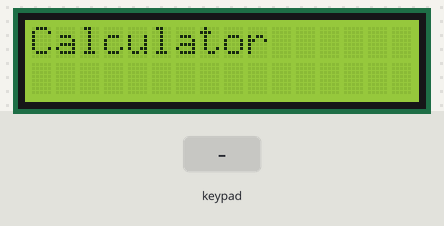
Recording of a sketch running on a simulated Arduino Uno, built with avr-gcc and run on an emulated ATmega328P. Shown: 16×2 character LCD. The test bench sets the inputs (shaded band).

Above: at 0.1 s.
2.3 s: keypad keys 9 8 7 6 = pressed 0.4 s apart
At 5.3 s:
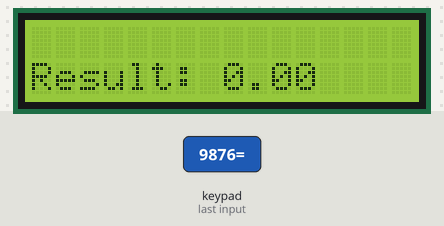
6.4 s: key '+' pressed
At 7.0 s:
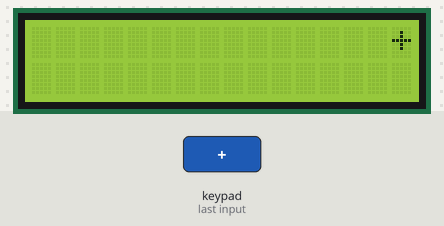
7.9 s: keypad keys 6 * 7 = pressed 0.4 s apart
At 9.5 s:
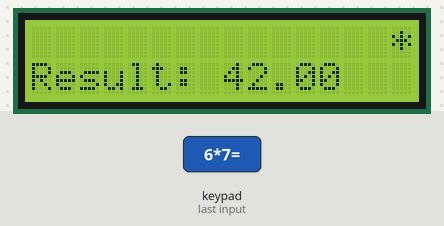
11.0 s: key '/' pressed
At 11.7 s:
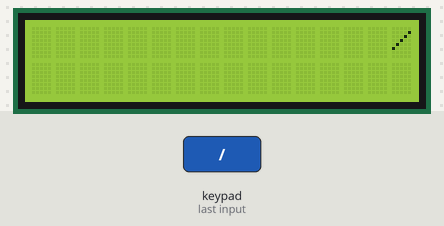
12.5 s: key '=' pressed
At 13.4 s:
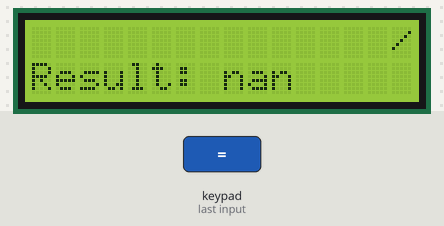
14.0 s: keypad keys 7 + 5 = pressed 0.4 s apart
At 16.5 s:
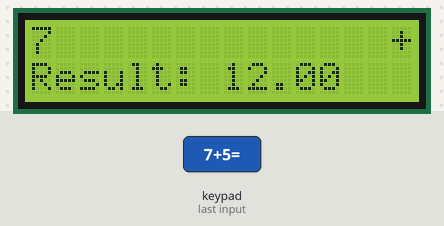
Timing chart, 0 to 18.0 s (numbered marks = the images above; inputs shaded):
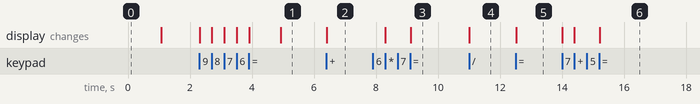

Measured:
- after the input at 2.3 s, the display: first changes at once (image 1 shows a later state)
- after the input at 6.4 s, the display: changes at once (image 2)
- after the input at 7.9 s, the display: first changes after 0.41 s (image 3 shows a later state)
- after the input at 11.0 s, the display: changes at once (image 4)
- after the input at 12.5 s, the display: changes at once (image 5)
- after the input at 14.0 s, the display: first changes at once (image 6 shows a later state)

The sketch:

CalculatorCode.ino
```cpp
#include <Keypad.h>
#include <Wire.h>
#include <LiquidCrystal_I2C.h>

// Define keypad pin connections
const byte ROWS = 4;
const byte COLS = 4;
char keys[ROWS][COLS] = {
  {'1', '2', '3', '+'},
  {'4', '5', '6', '-'},
  {'7', '8', '9', '*'},
  {'C', '0', '=', '/'}
};
byte rowPins[ROWS] = {9, 8, 7, 6};
byte colPins[COLS] = {5, 4, 3, 2};

// Create keypad object
Keypad keypad = Keypad( makeKeymap(keys), rowPins, colPins, ROWS, COLS );

// Define LCD display settings
LiquidCrystal_I2C lcd(0x27, 16, 2);

// Calculator variables
String input = ""; // String to store user input
float num1 = 0; // First operand
float num2 = 0; // Second operand
char operatorSymbol = ' '; // Operator symbol
bool resultShown = false; // Flag to indicate if result is shown

void setup() {
  // Initialize serial communication
  Serial.begin(9600);

  // Initialize LCD display
  lcd.begin();
  lcd.backlight();
  lcd.setCursor(0, 0);
  lcd.print("Calculator");
  delay(1000);
  lcd.clear();
}

void loop() {
  // Read keypad input
  char key = keypad.getKey();

  // If a key is pressed
  if (key != NO_KEY) {
    // Check if the result is shown, if so, clear the display
    if (resultShown) {
      lcd.clear();
      resultShown = false;
    }

    // Check if the key is a digit or a decimal point
    if (isdigit(key) || key == '.') {
      // Append the key to the input string
      input += key;
      lcd.print(key);
    }
    // Check if the key is an operator (+, -, *, /)
    else if (key == '+' || key == '-' || key == '*' || key == '/') {
      // Store the input string as the first operand
      num1 = input.toFloat();
      // Store the operator symbol
      operatorSymbol = key;
      // Reset the input string
      input = "";
      // Print the operator symbol on the LCD display
      lcd.setCursor(15, 0);
      lcd.print(operatorSymbol);
    }
    // Check if the key is the equals sign (=)
    else if (key == '=') {
      // Store the input string as the second operand
      num2 = input.toFloat();
      // Reset the input string
      input = "";
      // Perform the calculation based on the operator symbol
      float result;
      switch (operatorSymbol) {
        case '+':
          result = num1 + num2;
          break;
        case '-':
          result = num1 - num2;
          break;
        case '*':
          result = num1 * num2;
          break;
        case '/':
          result = num1 / num2;
          break;
        default:
          // Display error message if an invalid operator is used
          lcd.setCursor(0, 1);
          lcd.print("Error");
          delay(1000);
          lcd.clear();
          break;
      }
      // Print the result on the LCD display
            lcd.setCursor(0, 1);
      lcd.print("Result: ");
      lcd.print(result);
      resultShown = true;
    }
    // Check if the key is the 'C' key for clear
    else if (key == 'C') {
      // Clear the input string and reset the calculator
      input = "";
      num1 = 0;
      num2 = 0;
      operatorSymbol = ' ';
      resultShown = false;
      lcd.clear();
    }
  }
}
```
